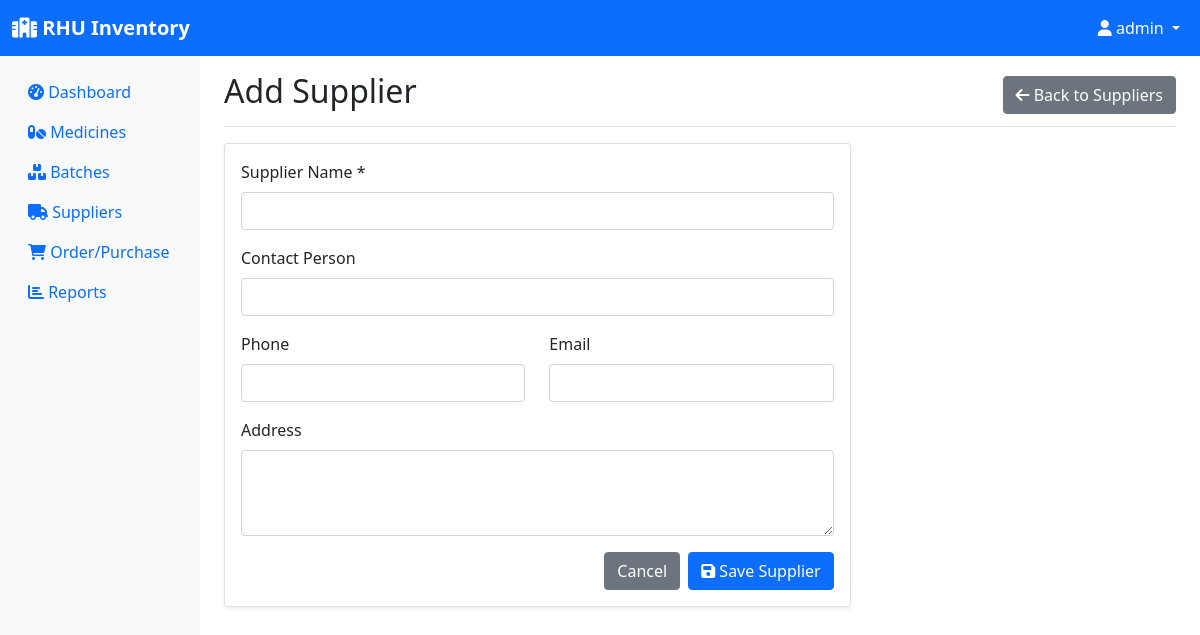
The page /supplier/add (signed in) on the database as committed earlier.
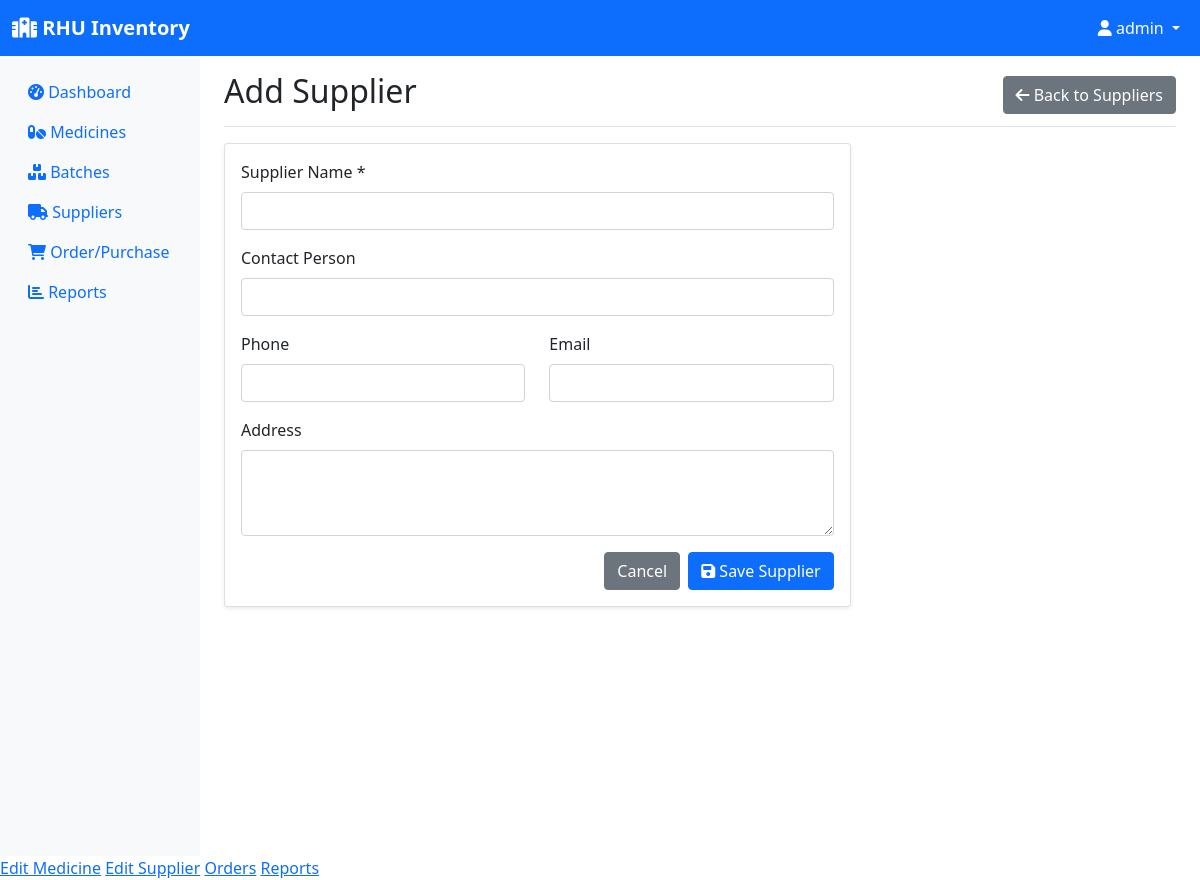
The same page on the database as committed later.
### app.py (the view, shortened to what this page needs)
@app.route('/supplier/add', methods=['GET', 'POST'])
@login_required
def add_supplier():
    return render_template('add_supplier.html')

### app.py (called while the page is built)
@login_manager.user_loader
def load_user(user_id):
    return User.query.get(int(user_id))

### templates/add_supplier.html (shortened to what this page needs)
{% extends "base.html" %}
{% block content %}
<div class="d-flex justify-content-between flex-wrap flex-md-nowrap align-items-center pt-3 pb-2 mb-3 border-bottom">
    <h1 class="h2">Add Supplier</h1>
    <a href="{{ url_for('suppliers') }}" class="btn btn-secondary">
        <i class="fas fa-arrow-left"></i> Back to Suppliers
    </a>
</div>
<div class="row">
    <div class="col-md-8">
        <div class="card">
            <div class="card-body">
                <form method="POST">
                    <div class="mb-3">
                        <label for="name" class="form-label">Supplier Name *</label>
                        <input type="text" class="form-control" id="name" name="name" required>
                    </div>
                    <div class="mb-3">
                        <label for="contact_person" class="form-label">Contact Person</label>
                        <input type="text" class="form-control" id="contact_person" name="contact_person">
                    </div>
                    <div class="row">
                        <div class="col-md-6">
                            <div class="mb-3">
                                <label for="phone" class="form-label">Phone</label>
                                <input type="tel" class="form-control" id="phone" name="phone">
                            </div>
                        </div>
                        <div class="col-md-6">
                            <div class="mb-3">
                                <label for="email" class="form-label">Email</label>
                                <input type="email" class="form-control" id="email" name="email">
                            </div>
                        </div>
                    </div>
                    <div class="mb-3">
                        <label for="address" class="form-label">Address</label>
                        <textarea class="form-control" id="address" name="address" rows="3"></textarea>
                    </div>
                    <div class="d-grid gap-2 d-md-flex justify-content-md-end">
                        <a href="{{ url_for('suppliers') }}" class="btn btn-secondary">Cancel</a>
                        <button type="submit" class="btn btn-primary">
                            <i class="fas fa-save"></i> Save Supplier
                        </button>
                    </div>
                </form>
            </div>
        </div>
    </div>
</div>
{% endblock %}

### templates/base.html (shortened to what this page needs)
<!DOCTYPE html>
<html lang="en">
<head>
    <link href="https://cdn.jsdelivr.net/npm/bootstrap@5.1.3/dist/css/bootstrap.min.css" rel="stylesheet">
    <link href="https://cdnjs.cloudflare.com/ajax/libs/font-awesome/6.0.0/css/all.min.css" rel="stylesheet">
</head>
<body>
    <nav class="navbar navbar-expand-lg navbar-dark bg-primary">
        <div class="container-fluid">
            <a class="navbar-brand" href="{{ url_for('dashboard') }}">
                <i class="fas fa-hospital"></i> RHU Inventory
            </a>
            {% if current_user.is_authenticated %}
            <div class="navbar-nav ms-auto">
                <div class="nav-item dropdown">
                    <a class="nav-link dropdown-toggle text-white" href="#" id="navbarDropdown" role="button" data-bs-toggle="dropdown">
                        <i class="fas fa-user"></i> {{ current_user.username }}
                    </a>
                </div>
            </div>
            {% endif %}
        </div>
    </nav>
    <div class="container-fluid">
        <div class="row">
            {% if current_user.is_authenticated %}
            <nav class="col-md-3 col-lg-2 d-md-block sidebar collapse">
                <div class="position-sticky pt-3">
                    <ul class="nav flex-column">
                        <li class="nav-item">
                            <a class="nav-link" href="{{ url_for('dashboard') }}">
                                <i class="fas fa-tachometer-alt"></i> Dashboard
                            </a>
                        </li>
                        <li class="nav-item">
                            <a class="nav-link" href="{{ url_for('inventory') }}">
                                <i class="fas fa-pills"></i> Medicines
                            </a>
                        </li>
                        <li class="nav-item">
                            <a class="nav-link" href="{{ url_for('batches') }}">
                                <i class="fas fa-boxes"></i> Batches
                            </a>
                        </li>
                        <li class="nav-item">
                            <a class="nav-link" href="{{ url_for('suppliers') }}">
                                <i class="fas fa-truck"></i> Suppliers
                            </a>
                        </li>
                        <li class="nav-item">
                            <a class="nav-link" href="{{ url_for('orders') }}">
                                <i class="fas fa-shopping-cart"></i> Order/Purchase
                            </a>
                        </li>
                        <li class="nav-item">
                            <a class="nav-link" href="{{ url_for('reports') }}">
                                <i class="fas fa-chart-bar"></i> Reports
                            </a>
                        </li>
                    </ul>
                </div>
            </nav>
            {% endif %}
            <main class="{% if current_user.is_authenticated %}col-md-9 ms-sm-auto col-lg-10 px-md-4{% else %}col-12{% endif %}">
                {% block content %}{% endblock %}
            </main>
        </div>
    </div>
    {% if current_user.is_authenticated %}
        {% if current_user.role == 'admin' %}
            <a href="{{ edit_medicine_url }}">Edit Medicine</a>
            <a href="{{ edit_supplier_url }}">Edit Supplier</a>
            <a href="{{ orders_url }}">Orders</a>
            <a href="{{ reports_url }}">Reports</a>
        {% elif current_user.role == 'sub-admin' %}
            <a href="{{ edit_medicine_url }}">Edit Medicine</a>
            <a href="{{ edit_supplier_url }}">Edit Supplier</a>
            <a href="{{ orders_url }}">Orders</a>
        {% elif current_user.role == 'employee' %}
            <a href="{{ orders_url }}">Orders</a>
            <a href="{{ reports_url }}">Reports</a>
        {% endif %}
    {% endif %}
</body>
</html>

Rows that differ between the two databases and show on the page:
changed User "admin": role "manager" → "admin" (drawn)
Other text that changed with them:
text now shown: "Edit Medicine Edit Supplier Orders Reports"
